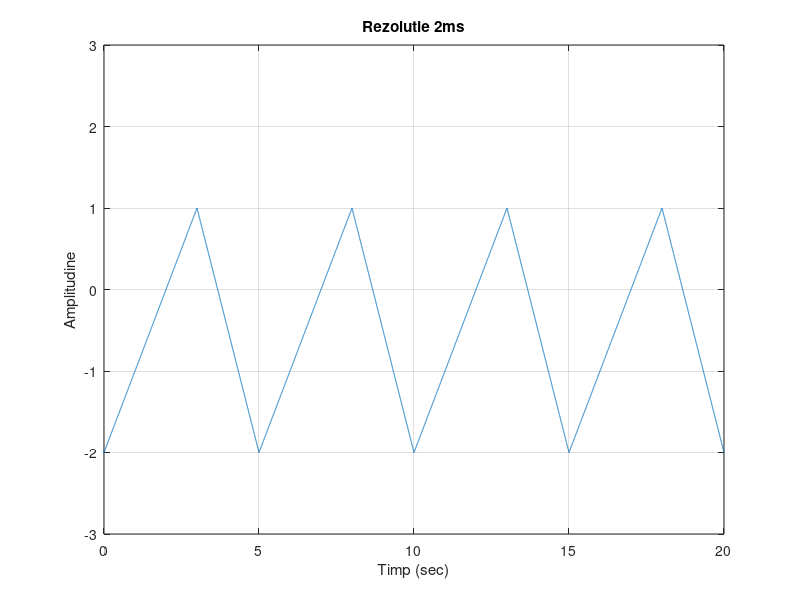
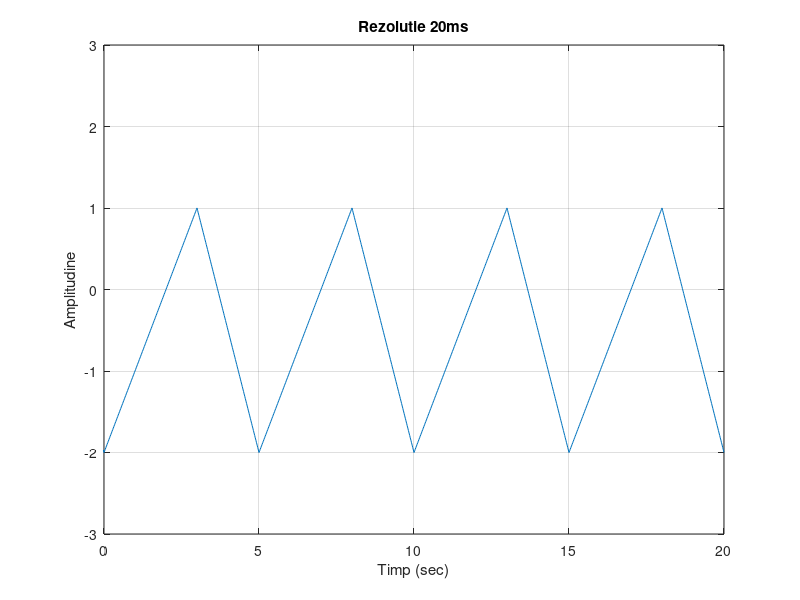
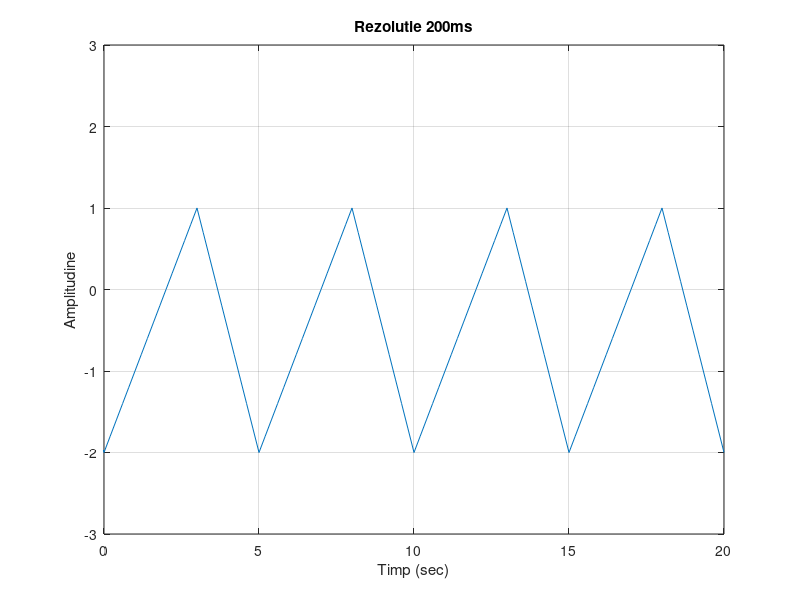

MATLAB code for these plots, in order:
% Semnal triunghiular periodic
% Perioada: 5 s. 
% Nivel maxim: +1. 
% Nivel minim: -2. 
% Panta: +1 V/s

y=0.0002; %initializam rezolutia temporara cu 0.2ms
for i=1:1:3   %intram in bucla de 3 ori pentru a afisa graficul pentru fiecare rezolutie 2ms,20ms,200ms 
   y=y*10;
t=-20:y:20;
x=3*sawtooth(0.4*pi*t,0.6)/2-0.5; %semnal triunghiular perioada 5s
                        %0.6 pentru a avea panta +1           
figure(i) %figura1-2ms,figura2-20ms,figura3-200ms
plot(t,x),axis([0 20 -3 3]),grid,xlabel('Timp (sec)'),ylabel('Amplitudine')
if(i==1)
    title('Rezolutie 2ms')
end
if(i==2)
    title('Rezolutie 20ms')
end
if(i==3)
    title('Rezolutie 200ms')
end

end
clear
